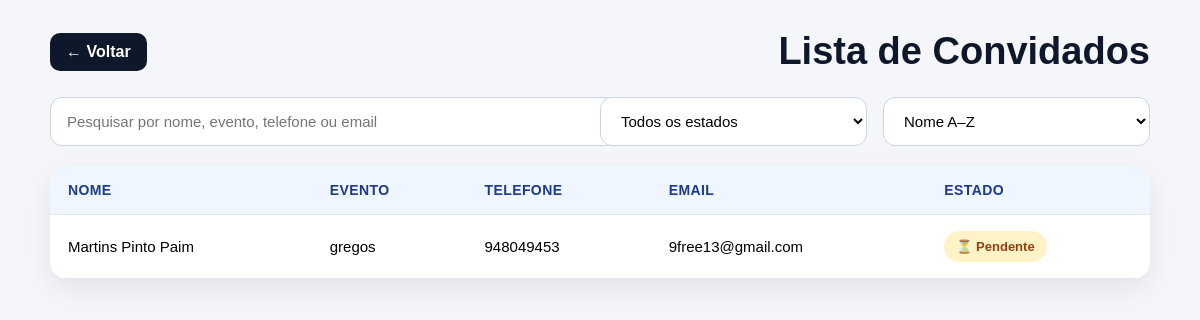
Before: /guests/ (signed in) with the older database file.
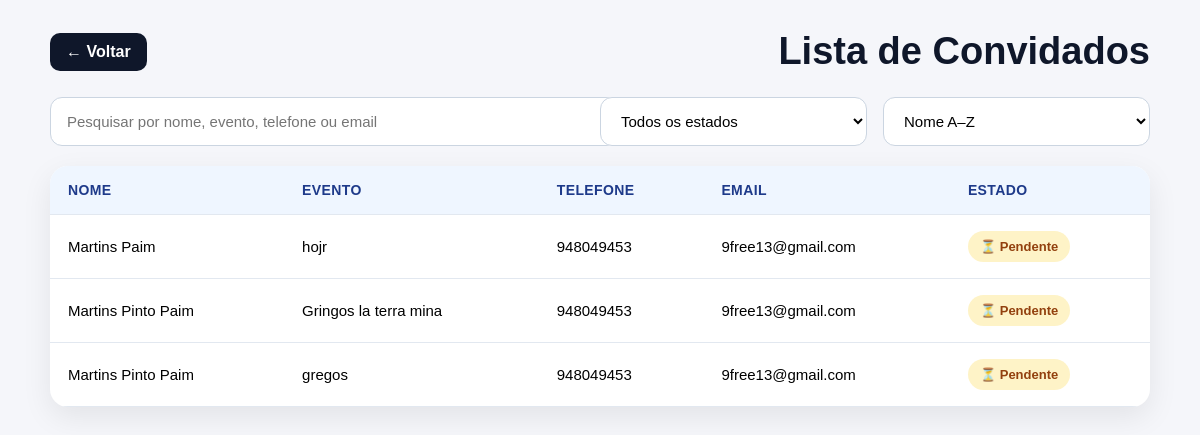
After: the same page with the newer database file.
### guests/models.py (models this page shows, shortened)
class Guest(models.Model):
    STATUS_CHOICES = [
        ('pendente', 'Pendente'),
        ('confirmado', 'Confirmado'),
        ('recusado', 'Recusado'),
    ]
    event = models.ForeignKey(Event, on_delete=models.CASCADE)
    full_name = models.CharField(max_length=200)
    phone = models.CharField(max_length=20)
    email = models.EmailField(blank=True)
    status = models.CharField(max_length=20, choices=STATUS_CHOICES, default='pendente')
    token = models.UUIDField(default=uuid.uuid4, editable=False, unique=True)

### events/models.py (models this page shows, shortened)
class Event(models.Model):
    EVENT_TYPES = [
        ('aniversario', 'Aniversário'),
        ('casamento', 'Casamento'),
        ('noivado', 'Noivado'),
        ('baptizado', 'Baptizado'),
        ('cha_de_bebe', 'Chá de bebé'),
        ('formatura', 'Formatura'),
        ('conferencia', 'Conferência'),
        ('reuniao', 'Reunião'),
        ('evento_corporativo', 'Evento corporativo'),
        ('outro', 'Outro'),
    ]
    owner = models.ForeignKey(User, on_delete=models.CASCADE, null=True, blank=True)
    name = models.CharField(max_length=200)
    event_type = models.CharField(max_length=30, choices=EVENT_TYPES)
    custom_event_type = models.CharField(max_length=100, blank=True)
    date = models.DateField()
    location = models.CharField(max_length=255)
    description = models.TextField(blank=True)
    created_at = models.DateTimeField(auto_now_add=True)

### guests/views.py (the view)
# urls.py: path('guests/', views.guest_list, name='guest_list'),
@login_required
def guest_list(request):
    guests = Guest.objects.filter(event__owner=request.user).order_by('-id')
    return render(request, 'guests/guest_list.html', {'guests': guests})

### guests/templates/guests/guest_list.html (shortened to what this page needs)
<!DOCTYPE html>
<html lang="pt">
<head>
</head>
<body>
    <div class="page-wrapper">
        <div class="topbar">
            <a href="/" class="back-btn">← Voltar</a>
            <h1>Lista de Convidados</h1>
        </div>
        {% if guests %}
            <div class="controls">
    <input type="text" id="searchInput" placeholder="Pesquisar por nome, evento, telefone ou email">
    <select id="statusFilter">
        <option value="todos">Todos os estados</option>
    </select>
    <select id="sortFilter">
        <option value="nome_asc">Nome A–Z</option>
    </select>
</div>
            <div class="table-box">
                <table>
                    <thead>
                        <tr>
                            <th>Nome</th>
                            <th>Evento</th>
                            <th>Telefone</th>
                            <th>Email</th>
                            <th>Estado</th>
                        </tr>
                    </thead>
                    <tbody id="guestTableBody">
                        {% for guest in guests %}
                            <tr data-status="{{ guest.status|lower }}">
                                <td class="searchable">{{ guest.full_name }}</td>
                                <td class="searchable">{{ guest.event.name }}</td>
                                <td class="searchable">{{ guest.phone }}</td>
                                <td class="searchable">{{ guest.email|default:"" }}</td>
                                <td>
                                    {% if guest.status == 'confirmado' %}
                                        <span class="status status-confirmado">✅ Confirmado</span>
                                    {% elif guest.status == 'recusado' %}
                                        <span class="status status-recusado">❌ Não confirmado</span>
                                    {% else %}
                                        <span class="status status-pendente">⏳ Pendente</span>
                                    {% endif %}
                                </td>
                            </tr>
                        {% endfor %}
                    </tbody>
                </table>
            </div>
        {% else %}
            <div class="empty">
                Nenhum convidado encontrado.
            </div>
        {% endif %}
    </div>
</body>
</html>

Changed rows visible on the page:
added Guest: full_name "Martins Paim", event.name "hojr", phone "948049453", email "9free13@gmail.com", status "⏳ Pendente"
added Guest: full_name "Martins Pinto Paim", event.name "Gringos la terra mina", phone "948049453", email "9free13@gmail.com", status "⏳ Pendente"
